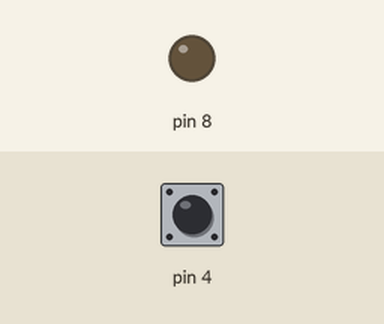
Simulated run of this sketch. Board: Arduino Uno, built with avr-gcc and run on an emulated ATmega328P. On the bench: output pins drawn as LEDs (lit = HIGH). The test bench sets the inputs (shaded band); at power-on: pin 4 LOW.

Above: at 1.2 s.
1.3 s: pin 4 pulsed HIGH 5 times (0.12 s each, 0.3 s apart)
At 2.4 s:
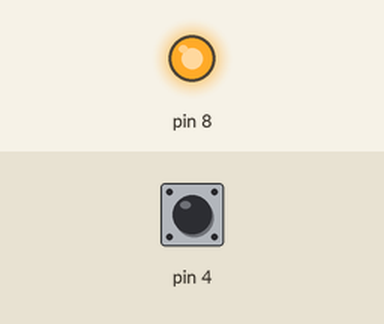
Timing chart, 0 to 4.3 s (numbered marks = the images above; inputs shaded):
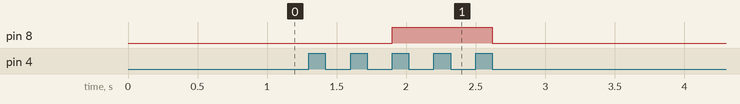

The sketch:

changement_5transistions.ino
```cpp
void setup() {
  // put your setup code here, to run once:
pinMode(4,INPUT);
pinMode(8,OUTPUT);
digitalWrite(8,LOW);
}
int oldinput=0,newinput,output=0;
void loop() {
  // put your main code here, to run repeatedly:
int static cp;
newinput= digitalRead(4);

    if(abs(oldinput-newinput)==1 ){
       cp++;
       }
       oldinput=newinput;
    if(cp==5)
        {output = 1 - output;
        digitalWrite(8,output);
        cp=0;
        }
}
```

Measured:
- after the input at 1.3 s, pin 8: LOW → HIGH after 0.60 s, → LOW 0.72 s later
